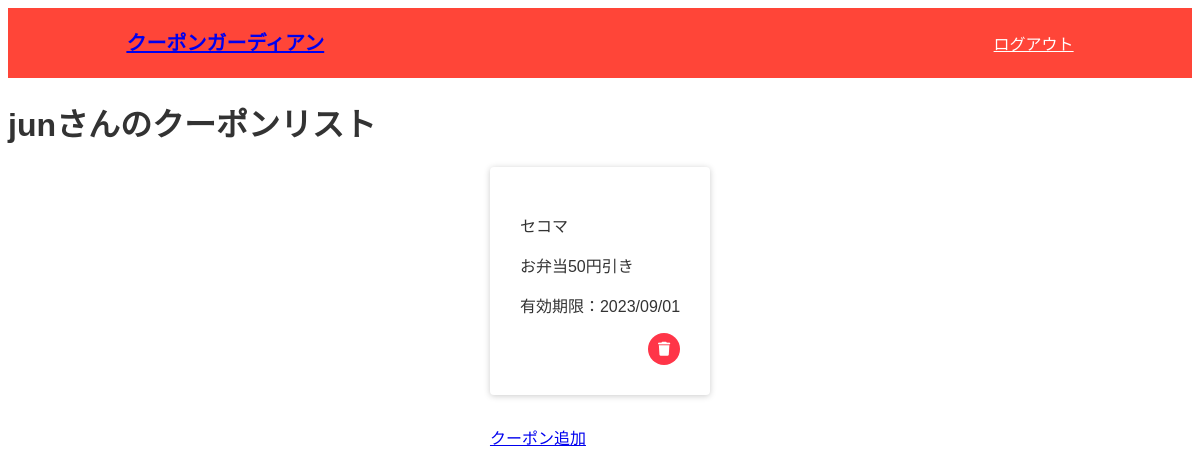
Page /list (signed in) on the earlier database version.
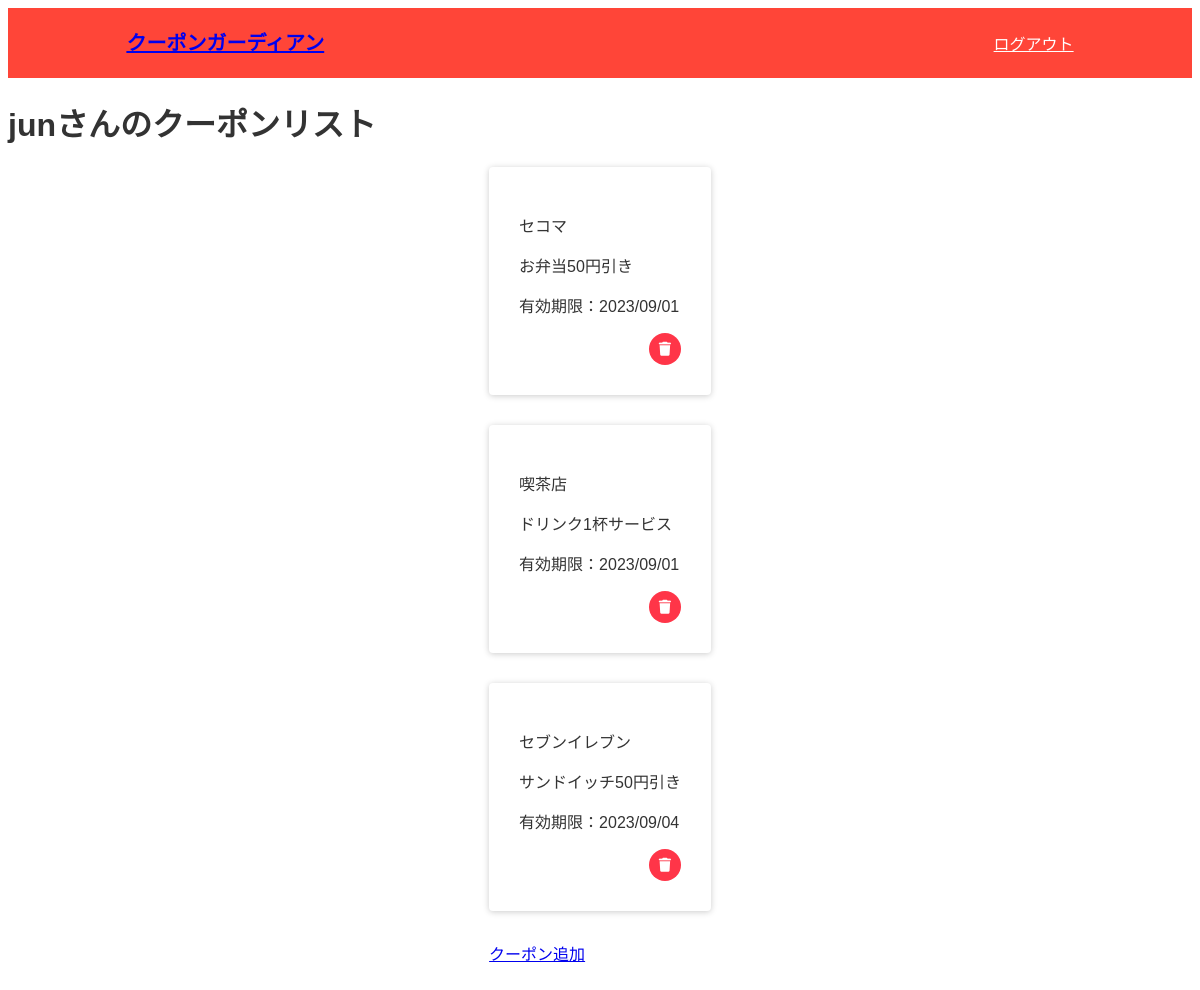
Same page on the later database version.
### tables this page shows
CREATE TABLE "users" (
	"id"	INTEGER,
	"user_name"	TEXT,
	"password"	TEXT,
	PRIMARY KEY("id")
);

CREATE TABLE "coupon" (
	"id"	INTEGER,
	"coupon_name"	TEXT,
	"shop_name"	TEXT,
	"expiration"	TEXT,
	"user_flag"	INTEGER,
	PRIMARY KEY("id")
);

### app.py (the view)
@app.route("/list")
def coupon_list():
    if "user_id" in session:
        user_id = session["user_id"][0]
        print(user_id)
        conn = sqlite3.connect("coupon_manager.db")
        c = conn.cursor()
        c.execute("select user_name from users where id = ?", (user_id,))
        user_name = c.fetchone()[0]
        c.execute("select id, coupon_name, shop_name, expiration from coupon where user_flag = ?", (user_id,))
        coupon_list = []
        for row in c.fetchall():
            print("-------------")
            print(row)
            print("-------------")
            coupon_list.append({"id": row[0], "coupon_name": row[1], "shop_name": row[2], "expiration": row[3]})
        c.close()
        print(coupon_list)
        return render_template("list.html", user_name = user_name, coupon_list = coupon_list)
    else:
        return redirect("/")

### templates/list.html
{% extends "base.html" %}
{% block content %}
<main>
    <h1>{{user_name}}さんのクーポンリスト</h1>
    <div class="list-container">
        <div class="coupon-wrap">
            {% for item in coupon_list %}
            <div class="card">
                <p class="shop">{{item["shop_name"]}}</p>
                <p class="coupon">{{item["coupon_name"]}}</p>
                <p class="expiration">有効期限：{{item["expiration"]}}</p>
                <div class="icon-wrap">
                    <a href="/del/{{item['id']}}" class="circle"><i class="fa-solid fa-trash"></i></a>
                </div>
            </div>
            {% endfor %}
            <a href="/add">クーポン追加</a>
        </div>
    </div>
</main>
{% endblock %}

### templates/base.html (shortened to what this page needs)
<!DOCTYPE html>
<html lang="ja">
<head>
    <link rel="stylesheet" href="https://cdnjs.cloudflare.com/ajax/libs/font-awesome/6.4.0/css/all.min.css" />
    <link rel="stylesheet" href="https://cdn.jsdelivr.net/npm/destyle.css@4.0.0/destyle.css">
    <link rel="stylesheet" href="{{ url_for('static', filename='css/style.css') }}">
    <link rel="stylesheet" media="screen (max-width:768px )">
</head>
<body>
    <header class="header">
        <h1 class="app-title"><a href="/">クーポンガーディアン</a></h1>
        <div class="member-menu">
            <a href="/logout" class="menu-link">ログアウト</a>
        </div>
    </header>
    {% block content %}
    {% endblock %}
</body>
</html>

### static/css/style.css (style rules this page uses)
body { font-family: 'Arial', YuGothic, 'Yu Gothic', 'Hiragino Kaku Gothic ProN', 'ヒラギノ角ゴ ProN W3', 'メイリオ', Meiryo, 'ＭＳ ゴシック', sans-serif; color: #333333; }
* { box-sizing: border-box; }
.header { display: flex; align-items: center; justify-content: space-between; height: 70px; width: 100%; padding: 0 10%; background-color: #ff4538; }
.app-title { color: #ffffff; font-size: 20px; font-weight: bold; line-height: 80px; }
.menu-link { color: #ffffff; }
.list-container { display: flex; align-items: center; justify-content: center; margin-bottom: 90px; }
.card { width: 100%; padding: 30px; margin-bottom: 30px; border-radius: 4px; background-color: #ffffff; box-shadow: 0px 1px 6px #cccccc; }
.icon-wrap { display: flex; column-gap: 12px; justify-content: end; }
.circle { width: 32px; height: 32px; border-radius: 50%; background-color: #ff3548; text-align: center; line-height: 32px; }
.fa-pen,.fa-trash { color: #ffffff; font-size: 14px; }

Differences in the rows shown:
added coupon: shop_name "喫茶店", coupon_name "ドリンク1杯サービス", expiration "2023/09/01"
added coupon: shop_name "セブンイレブン", coupon_name "サンドイッチ50円引き", expiration "2023/09/04"
